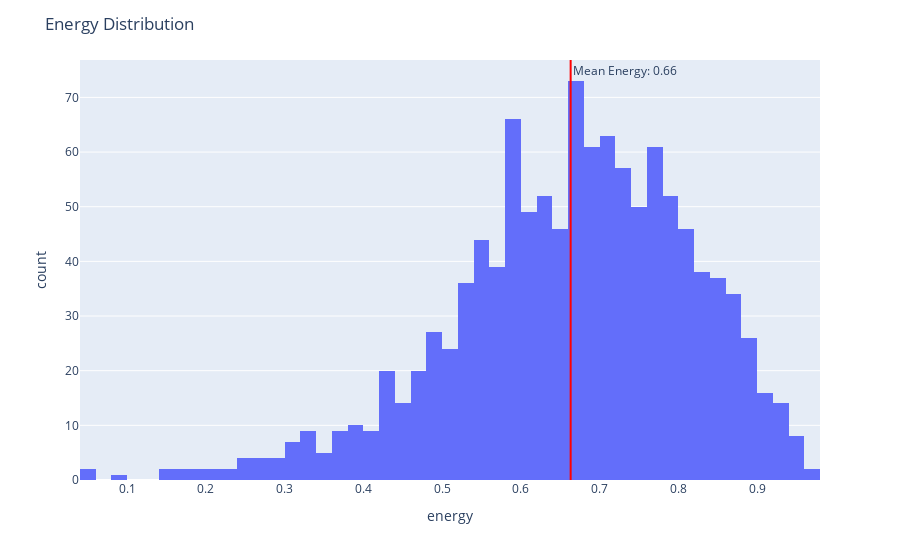

The cell this chart's notebook holds for it:
### Code cell
fig = px.histogram(df, x="energy", marginal=None, hover_data=df.columns)
fig.update_layout(title='Energy Distribution')
mean_energy = df['energy'].mean()
fig.add_vline(x=mean_energy, line_color='red', annotation_text = f"Mean Energy: {mean_energy:.2f}", annotation_position = 'top right')
fig.show()

### Figure 1 — Plotly figure (JSON) as saved in the notebook; plotly's stock layout.template omitted (floating-point values rounded to 4 significant figures; data arrays with more than 128 entries replaced by an {"elided": "..."} marker saying what was removed)
{"data": [{"alignmentgroup": "True", "bingroup": "x", "hovertemplate": "energy=%{x}<br>count=%{y}<extra></extra>", "legendgroup": "", "marker": {"color": "#636efa", "pattern": {"shape": ""}}, "name": "", "offsetgroup": "", "orientation": "v", "showlegend": false, "type": "histogram", "x": {"elided": "1149 float values"}, "xaxis": "x", "yaxis": "y"}], "layout": {"annotations": [{"showarrow": false, "text": "Mean Energy: 0.66", "x": 0.6633, "xanchor": "left", "xref": "x", "y": 1, "yanchor": "top", "yref": "y domain"}], "barmode": "relative", "legend": {"tracegroupgap": 0}, "margin": {"t": 60}, "shapes": [{"line": {"color": "red"}, "type": "line", "x0": 0.6633, "x1": 0.6633, "xref": "x", "y0": 0, "y1": 1, "yref": "y domain"}], "title": {"text": "Energy Distribution"}, "xaxis": {"anchor": "y", "domain": [0, 1], "title": {"text": "energy"}}, "yaxis": {"anchor": "x", "domain": [0, 1], "title": {"text": "count"}}}}
